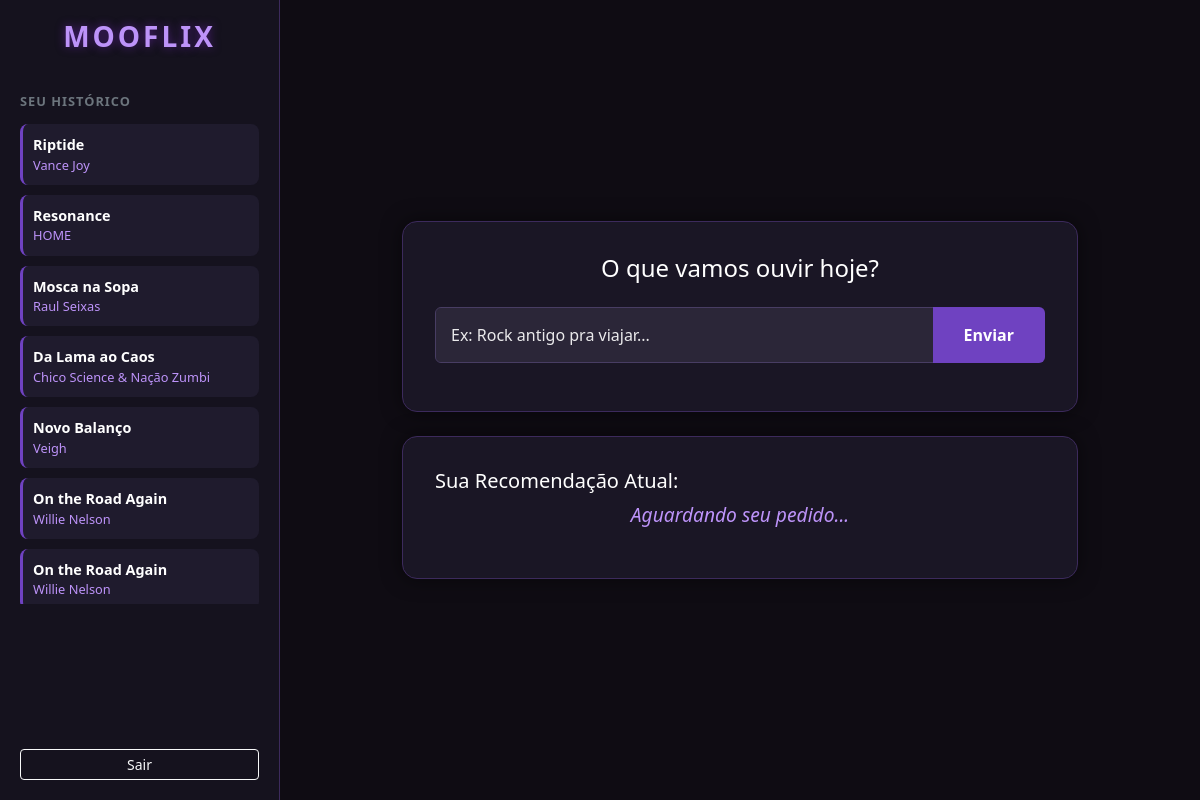
Before: /dashboard (signed in) with the older database file.
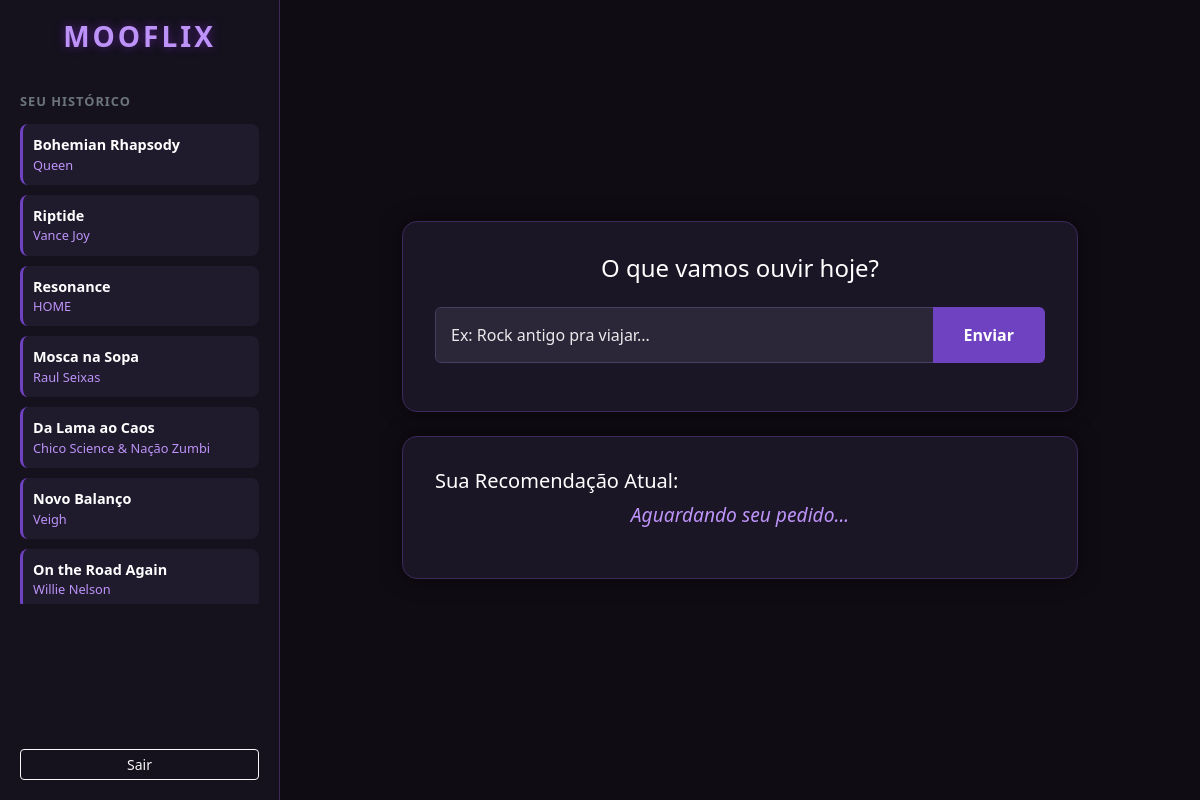
After: the same page with the newer database file.
### tables this page shows
CREATE TABLE sugestoes (
    id INTEGER NOT NULL PRIMARY KEY AUTOINCREMENT,
    id_usuario INTEGER NOT NULL,
    nome_musica VARCHAR(200) NOT NULL,
    artista VARCHAR(200), 
    data_sugestao DATETIME DEFAULT CURRENT_TIMESTAMP,
    FOREIGN KEY (id_usuario) REFERENCES usuarios(id)
);

### main.py (the view, shortened to what this page needs)
@app.route('/dashboard', methods=['GET', 'POST'])
def dashboard():
    if 'id_usuario' not in session:
        return redirect(url_for('login'))
    sugestao_resposta = None
    id_logado = session['id_usuario']
    conn = get_db_connection()
    historico_db = conn.execute('SELECT * FROM sugestoes WHERE id_usuario = ? ORDER BY id DESC LIMIT 10', (id_logado,)).fetchall()
    conn.close()
    return render_template("Principal/principal.html", sugestao=sugestao_resposta, historico=historico_db)

### main.py (called while the page is built)
def get_db_connection():
    conn = sqlite3.connect('banco.db')
    conn.row_factory = sqlite3.Row
    return conn

### templates/Principal/principal.html (shortened to what this page needs)
<!DOCTYPE html>
<html lang="pt-br">
<head>
    <link href="https://cdn.jsdelivr.net/npm/bootstrap@5.3.3/dist/css/bootstrap.min.css" rel="stylesheet">
    <link rel="stylesheet" href="{{ url_for('static', filename='principal_estilo.css') }}">
</head>
<body>
    <div class="dashboard-wrapper">
        <nav class="sidebar">
            <div class="sidebar-header">
                <h3>MOOFLIX</h3>
            </div>
            <div class="history-section">
                <h6>SEU HISTÓRICO</h6>
                <ul>
                    {% for item in historico %}
                    <li>
                        <span class="music-name">{{ item['nome_musica'] }}</span>
                        <span class="artist-name">{{ item['artista'] }}</span>
                    </li>
                    {% else %}
                    <li style="color: #666;">Nada por aqui ainda...</li>
                    {% endfor %}
                </ul>
            </div>
            <div class="logout-section">
                <a href="/login" class="btn btn-outline-light btn-sm w-100">Sair</a>
            </div>
        </nav>
        <main class="main-content">
            <div class="container">
                <div class="row justify-content-center">
                    <div class="col-md-10">
                        <div class="card-custom mb-4">
                            <h4 class="text-center mb-4">O que vamos ouvir hoje?</h4>
                            <form action="/dashboard" method="POST">
                                <div class="input-group mb-3">
                                    <input type="text" name="gosto_usuario" class="form-control input-neon" placeholder="Ex: Rock antigo pra viajar..." required>
                                    <button class="btn btn-roxo" type="submit">Enviar</button>
                                </div>
                            </form>
                        </div>
                        <div class="response-box">
                            <h5 class="response-title">Sua Recomendação Atual:</h5>
                            <div class="response-content">
                                <p class="highlight-text">
                                    {{ sugestao if sugestao else "Aguardando seu pedido..." }}
                                </p>
                            </div>
                        </div>
                    </div>
                </div>
            </div>
        </main>
    </div>
</body>
</html>

### static/principal_estilo.css (style rules this page uses)
body { background-color: #0f0c13; color: #ffffff; font-family: 'Segoe UI', sans-serif; margin: 0; overflow-x: hidden; }
.dashboard-wrapper { display: flex; min-height: 100vh; }
.sidebar { width: 280px; background-color: #15121e; border-right: 1px solid #3c2a5c; padding: 20px; display: flex; flex-direction: column; position: fixed; height: 100vh; }
.sidebar-header h3 { color: #bd93f9; font-weight: bold; letter-spacing: 3px; text-align: center; margin-bottom: 40px; text-shadow: 0 0 10px rgba(138, 43, 226, 0.5); }
.history-section h6 { color: #6c757d; font-size: 0.8rem; font-weight: bold; letter-spacing: 1px; margin-bottom: 15px; }
.history-section ul { list-style: none; padding: 0; overflow-y: auto; max-height: 60vh; }
.history-section li { background-color: #1f1b2d; margin-bottom: 10px; padding: 10px; border-radius: 8px; border-left: 3px solid #6f42c1; font-size: 0.9rem; }
.music-name { display: block; font-weight: bold; color: #fff; }
.artist-name { display: block; font-size: 0.8rem; color: #bd93f9; }
.logout-section { margin-top: auto; }
.main-content { flex: 1; margin-left: 280px; padding: 40px; display: flex; align-items: center; }
.card-custom, .response-box { background-color: #1a1625; border: 1px solid #3c2a5c; border-radius: 15px; padding: 2rem; box-shadow: 0 0 20px rgba(0,0,0,0.5); }
.input-neon { background-color: #2b2638 !important; border: 1px solid #483d63; color: #fff !important; padding: 15px; }
.input-neon::placeholder { color: #ffffff !important; opacity: 0.9; }
.btn-roxo { background-color: #6f42c1; color: white; font-weight: bold; padding: 0 30px; }
.highlight-text { font-size: 1.2rem; color: #bd93f9; font-style: italic; text-align: center; }

Changed rows visible on the page:
no longer on this page (row unchanged): sugestoes: nome_musica "On the Road Again", artista "Willie Nelson"
added sugestoes: nome_musica "Bohemian Rhapsody", artista "Queen"
